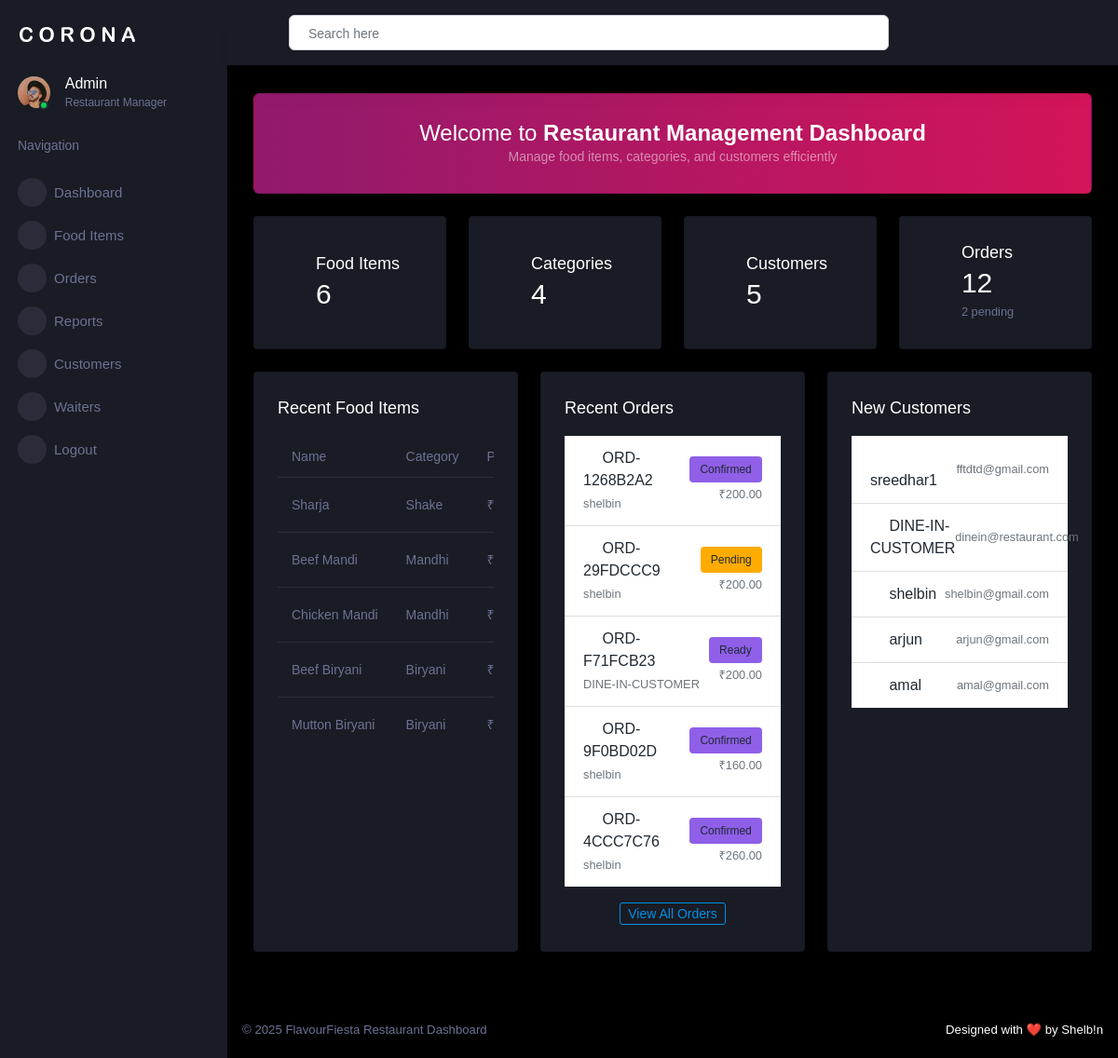
The app's page /admin_app/index/ (signed in) with its own data.
### admin_app/models.py (models this page shows)
class fooditems(models.Model):
    name = models.CharField(max_length=100)
    description = models.TextField()
    price = models.DecimalField(max_digits=10, decimal_places=2)
    category = models.ForeignKey(categorydb, on_delete=models.CASCADE)
    image = models.ImageField(upload_to='food_items/', blank=True, null=True)
    availability = models.BooleanField(default=True)

class categorydb(models.Model):
    Category_name=models.CharField(max_length=100,null=True,blank=True)
    Description=models.CharField(max_length=100,null=True,blank=True)
    Image = models.ImageField(upload_to='categories/', null=True, blank=True)

### customer_app/models.py (models this page shows, shortened)
class Order(models.Model):
    ORDER_STATUS_CHOICES = [
        ('pending', 'Pending'),
        ('confirmed', 'Confirmed'),
        ('preparing', 'Preparing'),
        ('ready', 'Ready'),
        ('completed', 'Completed'),
        ('cancelled', 'Cancelled'),
    ]
    customer = models.ForeignKey(regdb, on_delete=models.CASCADE, related_name='orders')
    order_id = models.CharField(max_length=50, unique=True)
    total_amount = models.DecimalField(max_digits=10, decimal_places=2)
    status = models.CharField(max_length=20, choices=ORDER_STATUS_CHOICES, default='pending')
    created_at = models.DateTimeField(default=timezone.now)
    delivery_address = models.TextField(blank=True, null=True)
    contact_number = models.CharField(max_length=20, blank=True, null=True)
    special_instructions = models.TextField(blank=True, null=True)
    class Meta:
        ordering = ['-created_at']

class regdb(models.Model):
    Username = models.CharField(max_length=100, null=True, blank=True)
    Email = models.EmailField(max_length=100, null=True, blank=True)
    Mobile = models.IntegerField(null=True, blank=True)
    Password = models.CharField(max_length=100, null=True, blank=True)
    Confirm_password = models.CharField(max_length=100, null=True, blank=True)

### admin_app/views.py (the view)
# urls.py: path('index/',views.index,name='index'),
def index(request):
    if 'username' not in request.session:
        messages.warning(request, "Please log in to access the admin dashboard.")
        return redirect('admin_app:admin_login_page')
    food_count = fooditems.objects.count()
    category_count = categorydb.objects.count()
    from customer_app.models import regdb, Order
    customer_count = regdb.objects.count()
    order_count = Order.objects.count()
    pending_order_count = Order.objects.filter(status='pending').count()
    recent_foods = fooditems.objects.select_related('category').order_by('-id')[:5]
    recent_customers = regdb.objects.order_by('-id')[:5]
    recent_orders = Order.objects.select_related('customer').order_by('-created_at')[:5]
    context = {
        'food_count': food_count,
        'category_count': category_count,
        'customer_count': customer_count,
        'order_count': order_count,
        'pending_order_count': pending_order_count,
        'recent_foods': recent_foods,
        'recent_customers': recent_customers,
        'recent_orders': recent_orders,
    }
    return render(request, 'index.html', context)

### admin_app/templates/index.html (shortened to what this page needs)
{% load static %}
<!DOCTYPE html>
<html lang="en">
  <head>
    <link rel="stylesheet" href="{% static 'admin_app/vendors/mdi/css/materialdesignicons.min.css' %}">
    <link rel="stylesheet" href="{% static 'admin_app/vendors/css/vendor.bundle.base.css' %}">
    <link rel="stylesheet" href="{% static 'admin_app/vendors/jvectormap/jquery-jvectormap.css' %}">
    <link rel="stylesheet" href="{% static 'admin_app/vendors/flag-icon-css/css/flag-icon.min.css' %}">
    <link rel="stylesheet" href="{% static 'admin_app/vendors/owl-carousel-2/owl.carousel.min.css' %}">
    <link rel="stylesheet" href="{% static 'admin_app/vendors/owl-carousel-2/owl.theme.default.min.css' %}">
    <link rel="stylesheet" href="{% static 'admin_app/css/style.css' %}">
    <link rel="stylesheet" href="{% static 'admin_app/css/custom-overrides.css' %}">
  </head>
  <body>
    <div class="container-scroller">
      <nav class="sidebar sidebar-offcanvas" id="sidebar">
        <div class="sidebar-brand-wrapper d-none d-lg-flex align-items-center justify-content-center fixed-top">
          <a class="sidebar-brand brand-logo" href="#"><img src="{% static 'admin_app/images/logo.svg' %}" alt="logo" /></a>
        </div>
        <ul class="nav">
          <li class="nav-item profile">
            <div class="profile-desc">
              <div class="profile-pic">
                <div class="count-indicator">
                  <img class="img-xs rounded-circle" src="{% static 'admin_app/images/faces/face15.jpg' %}" alt="">
                  <span class="count bg-success"></span>
                </div>
                <div class="profile-name">
                  <h5 class="mb-0 font-weight-normal">Admin</h5>
                  <span>Restaurant Manager</span>
                </div>
              </div>
            </div>
          </li>
          <li class="nav-item nav-category"><span class="nav-link">Navigation</span></li>
          <li class="nav-item menu-items">
            <a class="nav-link" href="#"><span class="menu-icon"><i class="mdi mdi-speedometer"></i></span><span class="menu-title">Dashboard</span></a>
          </li>
          <li class="nav-item menu-items">
            <a class="nav-link" data-toggle="collapse" href="#food-menu" aria-expanded="false" aria-controls="food-menu">
              <span class="menu-icon"><i class="mdi mdi-silverware"></i></span>
              <span class="menu-title">Food Items</span>
              <i class="menu-arrow"></i>
            </a>
          </li>
          <li class="nav-item menu-items">
            <a class="nav-link" href="{% url 'admin_app:view_orders' %}"><span class="menu-icon"><i class="mdi mdi-cart"></i></span><span class="menu-title">Orders</span></a>
          </li>
          <li class="nav-item menu-items">
            <a class="nav-link" href="{% url 'admin_app:order_reports' %}">
              <span class="menu-icon"><i class="mdi mdi-file-chart"></i></span>
              <span class="menu-title">Reports</span>
            </a>
          </li>
          <li class="nav-item menu-items">
            <a class="nav-link" href="{% url 'admin_app:view_customers' %}"><span class="menu-icon"><i class="mdi mdi-account-multiple"></i></span><span class="menu-title">Customers</span></a>
          </li>
          <li class="nav-item menu-items">
            <a class="nav-link" href="{% url 'admin_app:view_waiters' %}"><span class="menu-icon"><i class="mdi mdi-account-star"></i></span><span class="menu-title">Waiters</span></a>
          </li>
          <li class="nav-item menu-items">
            <a class="nav-link" href="{% url 'admin_app:delete_logout' %}"><span class="menu-icon"><i class="mdi mdi-logout"></i></span><span class="menu-title">Logout</span></a>
          </li>
        </ul>
      </nav>
      <div class="container-fluid page-body-wrapper">
        <nav class="navbar p-0 fixed-top d-flex flex-row">
          <div class="navbar-menu-wrapper flex-grow d-flex align-items-stretch">
            <button class="navbar-toggler navbar-toggler align-self-center" type="button" data-toggle="minimize">
              <span class="mdi mdi-menu"></span>
            </button>
            <ul class="navbar-nav w-100">
              <li class="nav-item w-100">
                <form class="nav-link mt-2 mt-md-0 d-none d-lg-flex search">
                  <input type="text" class="form-control" placeholder="Search here">
                </form>
              </li>
            </ul>
          </div>
        </nav>
        <div class="main-panel">
          <div class="content-wrapper">
            {% block content %}
            <div class="row">
              <div class="col-12 grid-margin stretch-card">
                <div class="card corona-gradient-card">
                  <div class="card-body text-center">
                    <h3 class="text-white mb-0">Welcome to <b>Restaurant Management Dashboard</b></h3>
                    <p class="text-white-50 mb-0">Manage food items, categories, and customers efficiently</p>
                  </div>
                </div>
              </div>
            </div>
            <div class="row">
              <div class="col-md-3 grid-margin stretch-card">
                <div class="card">
                  <div class="card-body d-flex align-items-center">
                    <div class="mr-3"><i class="mdi mdi-silverware text-primary" style="font-size:32px;"></i></div>
                    <div>
                      <h4 class="mb-1">Food Items</h4>
                      <h2 class="mb-0">{{ food_count }}</h2>
                    </div>
                  </div>
                </div>
              </div>
              <div class="col-md-3 grid-margin stretch-card">
                <div class="card">
                  <div class="card-body d-flex align-items-center">
                    <div class="mr-3"><i class="mdi mdi-format-list-bulleted text-success" style="font-size:32px;"></i></div>
                    <div>
                      <h4 class="mb-1">Categories</h4>
                      <h2 class="mb-0">{{ category_count }}</h2>
                    </div>
                  </div>
                </div>
              </div>
              <div class="col-md-3 grid-margin stretch-card">
                <div class="card">
                  <div class="card-body d-flex align-items-center">
                    <div class="mr-3"><i class="mdi mdi-account-multiple text-info" style="font-size:32px;"></i></div>
                    <div>
                      <h4 class="mb-1">Customers</h4>
                      <h2 class="mb-0">{{ customer_count }}</h2>
                    </div>
                  </div>
                </div>
              </div>
              <div class="col-md-3 grid-margin stretch-card">
                <div class="card">
                  <div class="card-body d-flex align-items-center">
                    <div class="mr-3"><i class="mdi mdi-cart text-warning" style="font-size:32px;"></i></div>
                    <div>
                      <h4 class="mb-1">Orders</h4>
                      <h2 class="mb-0">{{ order_count }}</h2>
                      <small class="text-muted">{{ pending_order_count }} pending</small>
                    </div>
                  </div>
                </div>
              </div>
            </div>
            <div class="row">
              <div class="col-md-4 grid-margin stretch-card">
                <div class="card">
                  <div class="card-body">
                    <h4 class="card-title">Recent Food Items</h4>
                    <div class="table-responsive">
                      <table class="table table-hover">
                        <thead>
                          <tr>
                            <th>Name</th>
                            <th>Category</th>
                            <th>Price</th>
                          </tr>
                        </thead>
                        <tbody>
                          {% for f in recent_foods %}
                          <tr>
                            <td>{{ f.name }}</td>
                            <td>{{ f.category.Category_name }}</td>
                            <td>₹{{ f.price }}</td>
                          </tr>
                          {% empty %}
                          <tr><td colspan="4" class="text-muted text-center">No items yet.</td></tr>
                          {% endfor %}
                        </tbody>
                      </table>
                    </div>
                  </div>
                </div>
              </div>
              <div class="col-md-4 grid-margin stretch-card">
                <div class="card">
                  <div class="card-body">
                    <h4 class="card-title">Recent Orders</h4>
                    <ul class="list-group list-group-flush">
                      {% for order in recent_orders %}
                      <li class="list-group-item d-flex justify-content-between align-items-center">
                        <div>
                          <span><i class="mdi mdi-cart text-warning mr-2"></i>{{ order.order_id }}</span><br>
                          <small class="text-muted">{{ order.customer.Username }}</small>
                        </div>
                        <div class="text-right">
                          <span class="badge badge-{% if order.status == 'pending' %}warning{% elif order.status == 'completed' %}success{% else %}info{% endif %}">
                            {{ order.get_status_display }}
                          </span><br>
                          <small class="text-muted">₹{{ order.total_amount }}</small>
                        </div>
                      </li>
                      {% empty %}
                      <li class="list-group-item text-muted">No orders yet.</li>
                      {% endfor %}
                    </ul>
                    <div class="text-center mt-3">
                      <a href="{% url 'admin_app:view_orders' %}" class="btn btn-sm btn-outline-primary">View All Orders</a>
                    </div>
                  </div>
                </div>
              </div>
              <div class="col-md-4 grid-margin stretch-card">
                <div class="card">
                  <div class="card-body">
                    <h4 class="card-title">New Customers</h4>
                    <ul class="list-group list-group-flush">
                      {% for c in recent_customers %}
                      <li class="list-group-item d-flex justify-content-between align-items-center">
                        <span><i class="mdi mdi-account-circle text-info mr-2"></i>{{ c.Username }}</span>
                        <span class="text-muted small">{{ c.Email }}</span>
                      </li>
                      {% empty %}
                      <li class="list-group-item text-muted">No customers yet.</li>
                      {% endfor %}
                    </ul>
                  </div>
                </div>
              </div>
            </div>
            {% endblock %}
          </div>
          <footer class="footer">
            <div class="d-sm-flex justify-content-center justify-content-sm-between">
              <span class="text-muted text-center d-block d-sm-inline-block">© 2025 FlavourFiesta Restaurant Dashboard</span>
              <span class="float-none float-sm-right d-block mt-1 mt-sm-0 text-center">Designed with ❤️ by Shelb!n</span>
            </div>
          </footer>
        </div>
      </div>
    </div>
  </body>
</html>

### admin_app/static/admin_app/css/custom-overrides.css (style rules this page uses)
.form-control, .select2-container--default .select2-selection--single, .select2-container--default .select2-selection--single .select2-search__field, .typeahead, .tt-query, .tt-hint { background-color: #ffffff !important; color: #1f2933 !important; border-color: #cfd4da !important; }
.form-control::placeholder, .select2-container--default .select2-selection--single::placeholder, .select2-container--default .select2-selection--single .select2-search__field::placeholder, .typeahead::placeholder, .tt-query::placeholder, .tt-hint::placeholder { color: #6c757d !important; opacity: 1; }
.list-group-item { background-color: #ffffff !important; color: #1f2933 !important; }
.list-group-item span, .list-group-item small, .list-group-item div { color: #1f2933 !important; }
.list-group-item .text-muted { color: #6c757d !important; }
.list-group-item * { color: #1f2933 !important; }
.list-group-item i { opacity: 1 !important; }
.badge { color: #ffffff !important; }
.badge-warning { background-color: #ffab00 !important; color: #ffffff !important; }
.badge-info { background-color: #8f5fe8 !important; color: #ffffff !important; }

### records on screen
fooditems: name "Sharja", category.Category_name "Shake"
fooditems: name "Beef Mandi", category.Category_name "Mandhi"
fooditems: name "Chicken Mandi", category.Category_name "Mandhi"
fooditems: name "Beef Biryani", category.Category_name "Biryani"
fooditems: name "Mutton Biryani", category.Category_name "Biryani"
Order: order_id "ORD-1268B2A2", customer.Username "shelbin", status "Confirmed", total_amount "200.00"
Order: order_id "ORD-29FDCCC9", customer.Username "shelbin", status "Pending", total_amount "200.00"
Order: order_id "ORD-F71FCB23", customer.Username "DINE-IN-CUSTOMER", status "Ready", total_amount "200.00"
Order: order_id "ORD-9F0BD02D", customer.Username "shelbin", status "Confirmed", total_amount "160.00"
Order: order_id "ORD-4CCC7C76", customer.Username "shelbin", status "Confirmed", total_amount "260.00"
regdb: Username "sreedhar1", Email "fftdtd@gmail.com"
regdb: Username "DINE-IN-CUSTOMER", Email "dinein@restaurant.com"
regdb: Username "shelbin", Email "shelbin@gmail.com"
regdb: Username "arjun", Email "arjun@gmail.com"
regdb: Username "amal", Email "amal@gmail.com"

### other values on screen
{{ food_count }} "6"
{{ category_count }} "4"
{{ customer_count }} "5"
{{ order_count }} "12"
{{ pending_order_count }} "2"
